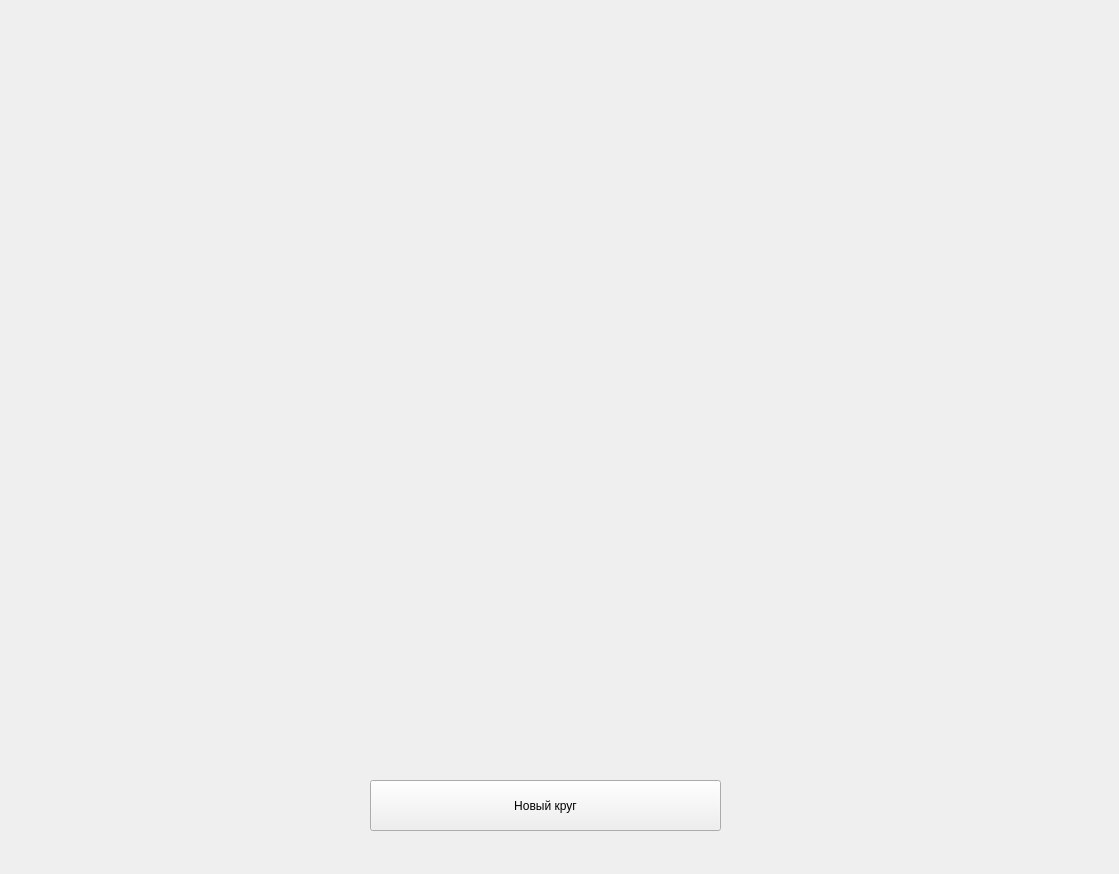
<?xml version="1.0" encoding="UTF-8"?>
<ui version="4.0">
 <class>Form</class>
 <widget class="QWidget" name="Form">
  <property name="geometry">
   <rect>
    <x>0</x>
    <y>0</y>
    <width>1119</width>
    <height>874</height>
   </rect>
  </property>
  <property name="windowTitle">
   <string>Form</string>
  </property>
  <widget class="QPushButton" name="pushButton">
   <property name="geometry">
    <rect>
     <x>370</x>
     <y>780</y>
     <width>351</width>
     <height>51</height>
    </rect>
   </property>
   <property name="text">
    <string>Новый круг</string>
   </property>
  </widget>
 </widget>
 <resources/>
 <connections/>
</ui>
